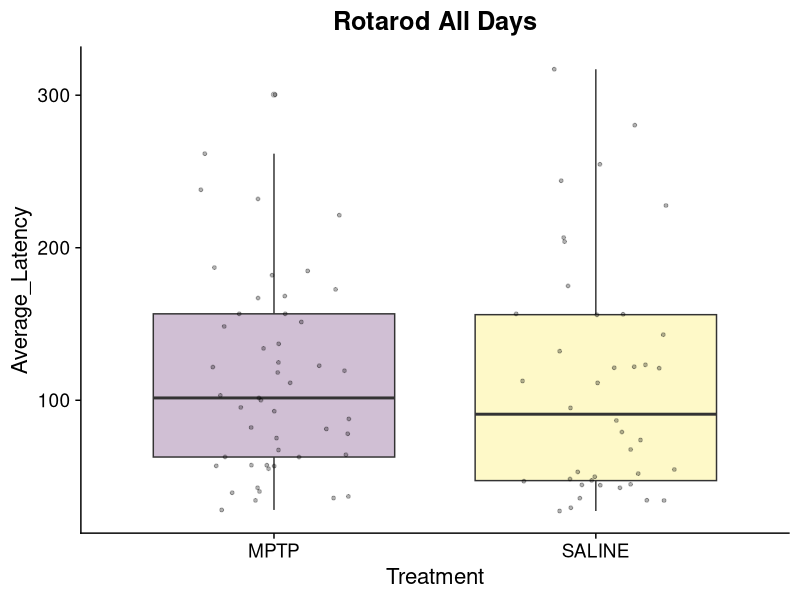
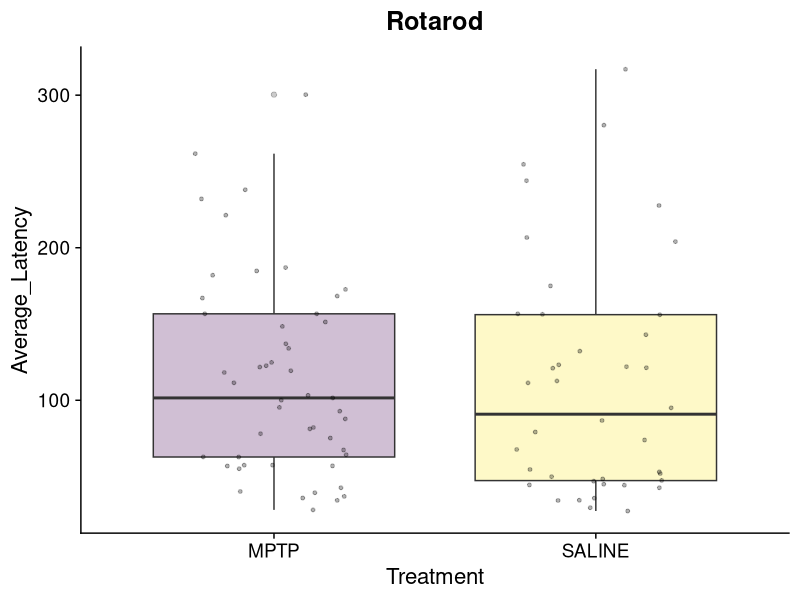
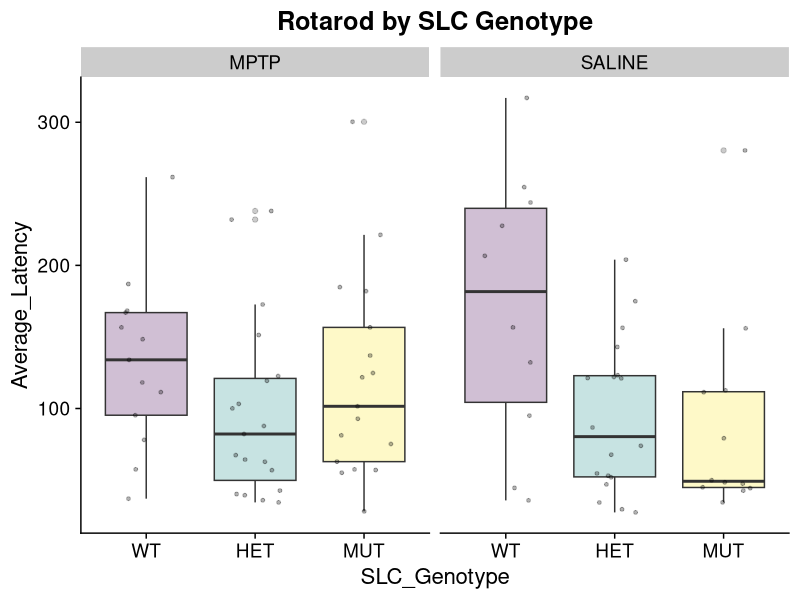
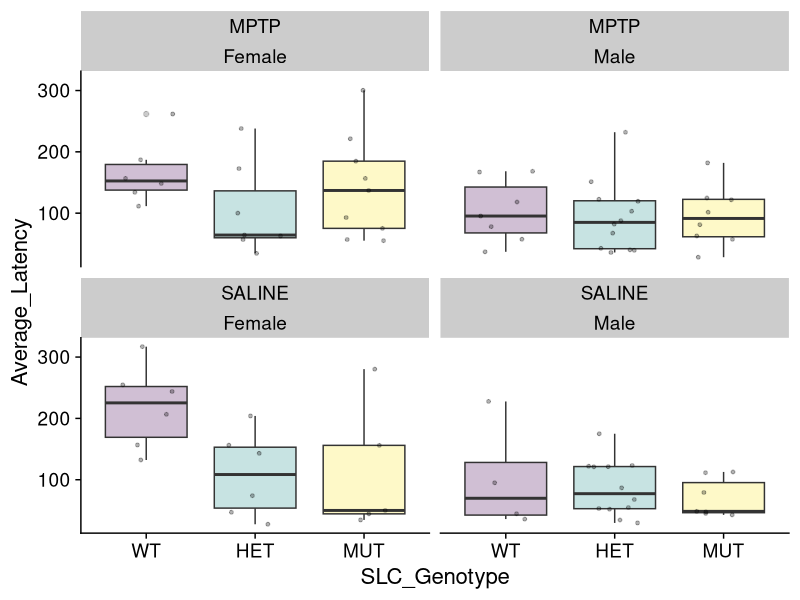

These figures' R source, in order: (Note: this script raises an error after producing the figures.)
library(here)
library(ggplot2)
library(rlang)
library(rstatix)  
library(nlme)
library(cowplot)
library(ggbeeswarm)
library(ggpubr)
library(ggsignif)
library(knitr)


data <- readr::read_csv(here("Analysis_Files", "MPTP","MPTP_Rotarod.csv"))
data$SLC_Genotype <- factor(data$SLC_Genotype, levels=c("WT", "HET", "MUT"))

generate_boxplots <- function(input_data, X, Y, min,max){
  data<-as.data.frame(input_data)
  #Ensure correct ordering of levels 
  data$SLC_Genotype <- factor(data$SLC_Genotype, levels = c("WT", "HET", "MUT"))
  
  ggplot(data=data,aes(x={{X}},y={{Y}}, fill={{X}})) + 
    #geom_violin(alpha=0.25,position=position_dodge(width=.75),size=1,color="black",draw_quantiles=c(0.5))+
    geom_boxplot(alpha=0.25)+ 
    #geom_quasirandom(alpha=0.1)+
    scale_fill_viridis_d()+
    geom_point(size=1,position=position_jitter(width=0.25),alpha=0.3)+
    theme_cowplot(16) +
    #ylim(min,max)+
    theme(legend.position = "none") 
  
  
}


cs_rota_all_slc_posvneg <- generate_boxplots(data, Treatment, Average_Latency,0,550) + 
  ggtitle("Rotarod")+
  theme(plot.title = element_text(hjust = 0.5))
cs_rota_slc_posvneg <- generate_boxplots(data, SLC_Genotype, Average_Latency,0,550) + facet_wrap(~Treatment)+
  ggtitle("Rotarod by SLC Genotype")+
  theme(plot.title = element_text(hjust = 0.5))
cs_rota_slc_posvneg_sex <- generate_boxplots(data, SLC_Genotype, Average_Latency,0,550) + 
  facet_wrap(Treatment~Sex,ncol=2) 

cs_rota_all_posvneg <- generate_boxplots(data, Treatment, Average_Latency,0,300) +
  ggtitle("Rotarod All Days")+
  theme(plot.title = element_text(hjust = 0.5))
cs_rota_posvneg <- generate_boxplots(data, Treatment, Average_Latency,0,300) + facet_wrap(~Day)


###  Calculate mean and standard errors by Treatment ---
## ASO Pos vs Neg --
summary_data <- data %>%
  group_by( Day,Treatment) %>%
  summarise(mean_latency = mean(Average_Latency),
            se_latency = sd(Average_Latency) / sqrt(n()))

# Plot the trajectory lines and mean lines
traj_posvneg <- ggplot(summary_data, aes(x = Day, y = mean_latency, color = Treatment,group=Treatment)) +
  geom_line() +
  geom_errorbar(aes(ymin = mean_latency - se_latency, ymax = mean_latency + se_latency),
                width = 0.2) +
  labs(x = "Day", y = "Mean Latency") +
  scale_color_viridis_d()  +
  theme_cowplot(16) + 
  theme(legend.position = "top",legend.justification = "center") +
  ggtitle("Rotarod Tg+ vs Tg -")+
  theme(plot.title = element_text(hjust = 0.5))


## SLC Genotype within ASO Pos or Neg --
summary_data <- data %>%
  group_by(SLC_Genotype,Day,Treatment) %>%
  summarise(mean_latency = mean(Average_Latency),
            se_latency = sd(Average_Latency) / sqrt(n()))

# Plot the trajectory lines and mean lines
traj_slc_posvneg <- ggplot(summary_data, aes(x = Day, y = mean_latency, color = SLC_Genotype,group=SLC_Genotype)) +
  geom_line() +
  geom_errorbar(aes(ymin = mean_latency - se_latency, ymax = mean_latency + se_latency),
                width = 0.2) +
  labs(x = "Day", y = "Mean Latency") +
  scale_color_viridis_d()  +
  theme_cowplot(16) + 
  facet_wrap(~Treatment) +
  theme(legend.position = "top",legend.justification = "center") +
  ggtitle("Rotarod SLC within Tg status")+
  theme(plot.title = element_text(hjust = 0.5))


## SLC Genotype within ASO Pos or Neg and Sex- Stratified --
summary_data <- data %>%
  group_by(Sex,SLC_Genotype,Day,Treatment) %>%
  summarise(mean_latency = mean(Average_Latency),
            se_latency = sd(Average_Latency) / sqrt(n()))

# Plot the trajectory lines and mean lines
traj_slc_posvneg_sex <- ggplot(summary_data, aes(x = Day, y = mean_latency, color = SLC_Genotype,group=SLC_Genotype)) +
  geom_line() +
  geom_errorbar(aes(ymin = mean_latency - se_latency, ymax = mean_latency + se_latency),
                width = 0.2) +
  labs(x = "Day", y = "Mean Latency") +
  scale_color_viridis_d()  +
  theme_cowplot(16) + 
  facet_wrap(Sex~Treatment) +
  theme(legend.position = "top",legend.justification = "center") +
  ggtitle("Rotarod SLC within Tg status by Sex")+
  theme(plot.title = element_text(hjust = 0.5))

plot_grid(traj_posvneg, traj_slc_posvneg)

### Statistics ---

## LM on Full Dataset --
all <- lm(Average_Latency ~ Day+ Treatment + Weight + SLC_Genotype + Sex, data = data)
summary(all)
interact <- lm(Average_Latency ~ Day+ Treatment*SLC_Genotype + Weight + Sex, data = data)
summary(interact)
lm_day1 <- lm(Average_Latency ~ Treatment + Weight + SLC_Genotype + Sex, data = subset(data, Day == "One"))
summary(lm_day1)
lm_day2 <- lm(Average_Latency ~ Treatment + Weight + SLC_Genotype + Sex , data = subset(data, Day == "Two"))
summary(lm_day2)
lm_day3 <- lm(Average_Latency ~ Treatment + Weight + SLC_Genotype + Sex , data = subset(data, Day == "Three"))
summary(lm_day3)
# Save outputs -
# Open a connection to a text file
sink("Rotarod_Stats.md")
cat("Summary for all days, Tg + vs Tg -:\n")
print(summary(all))
cat("\n\nSummary for Day 1, Tg + vs Tg -:\n")
print(summary(lm_day1))
cat("\n\nSummary for Day 2, Tg + vs Tg -:\n")
print(summary(lm_day2))
cat("\n\nSummary for Day 3, Tg + vs Tg -:\n")
print(summary(lm_day3))
cat("\n\nSummary for SLC_Genotype*Treatment Interaction:")
print(summary(interact))
sink()

## LM on Dataset Stratified by Treatment--
all_p <- lm(Average_Latency ~ Day+ Weight + SLC_Genotype + Sex, data =  subset(data, Treatment == "Positive"))
summary(all_p)
all_n <- lm(Average_Latency ~ Day+ Weight + SLC_Genotype + Sex, data =  subset(data, Treatment == "Negative"))
summary(all_n)
lm_day1_p <- lm(Average_Latency ~  Weight + SLC_Genotype + Sex, data = subset(data, Day == "One" & Treatment == "Positive"))
summary(lm_day1_p)
lm_day1_n <- lm(Average_Latency ~  Weight + SLC_Genotype + Sex, data = subset(data, Day == "One" & Treatment == "Negative"))
summary(lm_day1_n)
lm_day2_p <- lm(Average_Latency ~  Weight + SLC_Genotype + Sex , data = subset(data, Day == "Two" & Treatment == "Positive"))
summary(lm_day2_p)
lm_day2_n <- lm(Average_Latency ~  Weight + SLC_Genotype + Sex , data = subset(data, Day == "Two" & Treatment == "Negative"))
summary(lm_day2_n)
lm_day3_p <- lm(Average_Latency ~ Weight + SLC_Genotype + Sex , data = subset(data, Day == "Three" & Treatment == "Positive"))
summary(lm_day3_p)
lm_day3_n <- lm(Average_Latency ~ Weight + SLC_Genotype + Sex , data = subset(data, Day == "Three" & Treatment == "Negative"))
summary(lm_day3_n)

lm_day1_p_f <- lm(Average_Latency ~  Weight + SLC_Genotype, data = subset(data, Day == "One" & Treatment == "Positive" & Sex =="Female"))
summary(lm_day1_p_f)
lm_day1_n_f <- lm(Average_Latency ~  Weight + SLC_Genotype, data = subset(data, Day == "One" & Treatment == "Negative" & Sex == "Female"))
summary(lm_day1_n_f)
lm_day2_p_f <- lm(Average_Latency ~  Weight + SLC_Genotype, data = subset(data, Day == "Two" & Treatment == "Positive" & Sex =="Female"))
summary(lm_day2_p_f)
lm_day2_n_f <- lm(Average_Latency ~  Weight + SLC_Genotype, data = subset(data, Day == "Two" & Treatment == "Negative" & Sex == "Female"))
summary(lm_day2_n_f)
lm_day3_p_f <- lm(Average_Latency ~ Weight + SLC_Genotype, data = subset(data, Day == "Three" & Treatment == "Positive" & Sex == "Female"))
summary(lm_day3_p_f)
lm_day3_n_f <- lm(Average_Latency ~ Weight + SLC_Genotype, data = subset(data, Day == "Three" & Treatment == "Negative" & Sex == "Female"))
summary(lm_day3_n_f)

lm_day1_p_m <- lm(Average_Latency ~  Weight + SLC_Genotype, data = subset(data, Day == "One" & Treatment == "Positive" & Sex =="Male"))
summary(lm_day1_p_m)
lm_day1_n_m <- lm(Average_Latency ~  Weight + SLC_Genotype, data = subset(data, Day == "One" & Treatment == "Negative" & Sex == "Male"))
summary(lm_day1_n_m)
lm_day2_p_m <- lm(Average_Latency ~  Weight + SLC_Genotype, data = subset(data, Day == "Two" & Treatment == "Positive" & Sex =="Male"))
summary(lm_day2_p_m)
lm_day2_n_m <- lm(Average_Latency ~  Weight + SLC_Genotype, data = subset(data, Day == "Two" & Treatment == "Negative" & Sex == "Male"))
summary(lm_day2_n_m)
lm_day3_p_m <- lm(Average_Latency ~ Weight + SLC_Genotype, data = subset(data, Day == "Three" & Treatment == "Positive" & Sex == "Male"))
summary(lm_day3_p_m)
lm_day3_n_m <- lm(Average_Latency ~ Weight + SLC_Genotype, data = subset(data, Day == "Three" & Treatment == "Negative" & Sex == "Male"))
summary(lm_day3_n_m)
# Save outputs -
sink("Rotarod_Stats.md")
cat("\n\nSummary for all days, Tg Pos:\n")
print(summary(all_p))
cat("\n\nSummary for all days, Tg Neg:\n")
print(summary(all_n))
cat("\n\nSummary for Day 1, Tg Pos:\n")
print(summary(lm_day1_p))
cat("\n\nSummary for Day 1, Tg Neg:\n")
print(summary(lm_day1_n))
cat("\n\nSummary for Day 2, Tg Pos:\n")
print(summary(lm_day2_p))
cat("\n\nSummary for Day 2, Tg Neg:\n")
print(summary(lm_day2_n))
cat("\n\nSummary for Day 3, Tg Pos:\n")
print(summary(lm_day3_p))
cat("\n\nSummary for Day 3, Tg Neg:\n")
print(summary(lm_day3_n))
sink()

## LMEM on full dataset --
# Tg + vs Tg - 
lme_model <- lme(Average_Latency ~ Treatment*Day + Weight + SLC_Genotype + Sex, 
                 random = ~ 1 | MouseID, 
                 data = data)
summary(lme_model)

# SLC Genotype given Tg Status
lme_model_p <- lme(Average_Latency ~ SLC_Genotype*Day + Weight + SLC_Genotype + Sex, 
                 random = ~ 1 | MouseID, 
                 data = subset(data,Treatment =="Positive"))
summary(lme_model_p)
lme_model_n <- lme(Average_Latency ~ SLC_Genotype*Day + Weight + SLC_Genotype + Sex, 
                   random = ~ 1 | MouseID, 
                   data = subset(data,Treatment =="Negative"))
summary(lme_model_n)

# Save outputs -
sink("Rotarod_Stats.md")
cat("\n\nLMEM on Full Dataset, Tg + vs Tg -:\n")
print(summary(lme_model))
cat("\n\nLMEM on Tg Pos:\n")
print(summary(lme_model_p))
cat("\n\nLMEM on Tg Neg:\n")
print(summary(lme_model_n))
sink()
